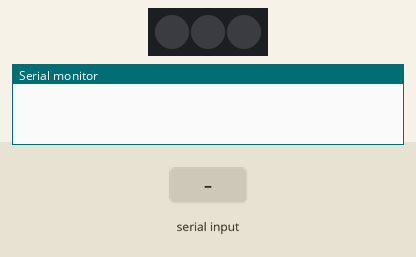
This sketch was run on a simulated Arduino Uno, built with avr-gcc and run on an emulated ATmega328P. On the bench: 3 RGB LEDs in strip order, left to right, the last lines printed to the serial monitor. Inputs (shaded band) come from the test bench. Dim RGB values are drawn brighter than linear.

Above: at 1.2 s.
1.3 s: "90:45:200\n" received over Serial
At 3.2 s:
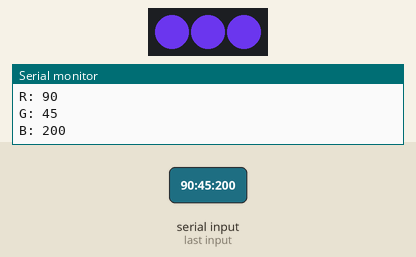
3.8 s: "30:150:10\n" received over Serial
At 6.0 s:
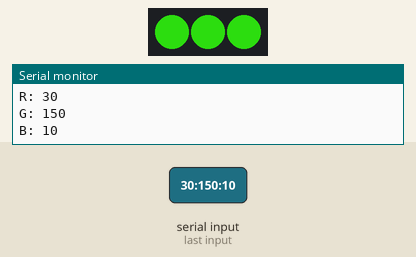
6.3 s: "90:45\n" received over Serial
At 8.1 s:
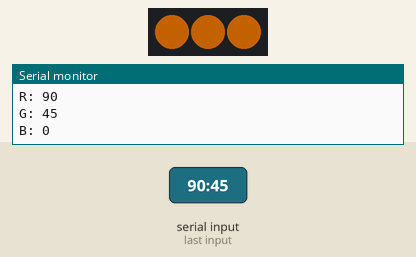
8.8 s: "5\n" received over Serial
At 10.1 s:
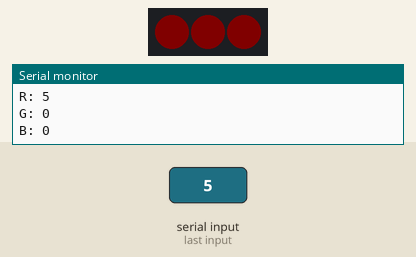
11.3 s: "1:90:45\n" received over Serial
At 13.2 s:
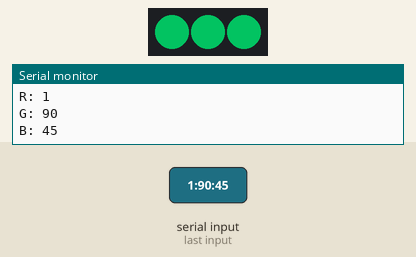
Timing chart, 0 to 14.7 s (numbered marks = the images above; inputs shaded):
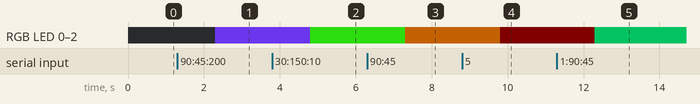

Measured:
- after the input at 1.3 s, RGB LED 0–2: off → RGB(90, 45, 200) after 1.0 s
- after the input at 3.8 s, RGB LED 0–2: RGB(90, 45, 200) → RGB(30, 150, 10) after 1.0 s
- after the input at 6.3 s, RGB LED 0–2: RGB(30, 150, 10) → RGB(90, 45, 0) after 1.0 s
- after the input at 8.8 s, RGB LED 0–2: RGB(90, 45, 0) → RGB(5, 0, 0) after 1.0 s
- after the input at 11.3 s, RGB LED 0–2: RGB(5, 0, 0) → RGB(1, 90, 45) after 1.0 s

The sketch:

NEOPIXLE.ino
```cpp
#include "FastLED.h"

// How many leds in your strip?
#define NUM_LEDS 3

// For led chips like Neopixels, which have a data line, ground, and power, you just
// need to define DATA_PIN.  For led chipsets that are SPI based (four wires - data, clock,
// ground, and power), like the LPD8806 define both DATA_PIN and CLOCK_PIN
#define DATA_PIN 3
//#define CLOCK_PIN 13

// Define the array of leds
CRGB leds[NUM_LEDS];

char incomingByte[11], RedC[3], GreenC[3], BlueC[3];   // for incoming serial data
int Red, Green, Blue, inc;
void setup()
{
      Serial.begin(57600);
      FastLED.addLeds<NEOPIXEL, DATA_PIN>(leds, NUM_LEDS);


}

void loop()
{
//  for(int i = 0; i<NUM_LEDS; i++)
//  {
//    for(int j = 0; j<255; j++)
//    {
//      // Turn the LED on, then pause
//      leds[i] = CHSV( j, 150, 150);
//      FastLED.show();
//      delay(100);
//    }
//  }
if (Serial.available() > 0)
{
  inc = 0;
  // read the incoming byte:
  Serial.readBytes(incomingByte,11);
  char* command = strtok(incomingByte, ":");
  while (command != 0)
  {
    Red = atoi(command);
    command = strtok(0,":");
    Green = atoi(command);
    command = strtok(0,":");
    Blue = atoi(command);
    command = strtok(0,":");
  }


  // say what you got:
  Serial.print("R: ");
  Serial.println(Red);
  Serial.print("G: ");
  Serial.println(Green);
  Serial.print("B: ");
  Serial.println(Blue);
}
//Serial.readBytes(11
//FastLED.setBrightness(150);
leds[0] = CRGB(Red,Green,Blue);
leds[1] = CRGB(Red,Green,Blue);
leds[2] = CRGB(Red,Green,Blue);
FastLED.show();
}
```
